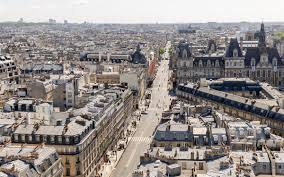
#> input picture backend/photo_test.jpg, 284 x 177 px; its folder holds only this picture in this run
$ python -i fractus_parallel.py   (imports and definitions only)
#> lines starting #> are read from the running program, lines starting #| are printed output that depends on the picture
#!/usr/bin/env python3
# -*- coding: utf-8 -*-
"""
fractus_parallel.py
-------------------
Transforme une image en vecteur de "scores fractals" avec option multi-résolution
et exécution parallèle sûre (macOS/Spawn-friendly).

- Entrée : chemin d'image OU numpy.ndarray (H,W[,C]) uint8/float
- Sortie : np.ndarray de shape (4097,) ou (12291,) si multi=True
- Parallélise par échelles (1.0, 0.5, 0.25) quand multi=True
- Évite tout test ambigu sur des ndarrays (pas de `if arr:`)
"""

from __future__ import annotations

import os
from typing import Iterable, Tuple, Optional, List

import numpy as np

try:
    import cv2  # pour chargement/resize rapide
    _HAS_CV2 = True
except Exception:
    _HAS_CV2 = False
    from PIL import Image

__all__ = ["fractus_transform_parallel", "compute_fractus_scores"]


# ------------------------------ Utils sûrs ------------------------------

def _load_image_any(img_or_path) -> np.ndarray:
    """
    Charge une image depuis un chemin OU retourne l'array si c'est déjà un ndarray.
    Retourne un grayscale float32 normalisé [0,1].
    """
#> called with img_or_path = 'photo_test.jpg'
    if img_or_path is None:
        raise ValueError("Image is None")

    if isinstance(img_or_path, np.ndarray):
        arr = img_or_path
        if arr.size == 0:
            raise ValueError("Empty ndarray provided")
        # convert to gray
        if arr.ndim == 3 and arr.shape[2] >= 3:
            if _HAS_CV2:
                gray = cv2.cvtColor(arr, cv2.COLOR_BGR2GRAY) if arr.shape[2] == 3 else cv2.cvtColor(arr[:, :, :3], cv2.COLOR_BGR2GRAY)
            else:
                # assume RGB
                gray = (0.299 * arr[..., 0] + 0.587 * arr[..., 1] + 0.114 * arr[..., 2]).astype(arr.dtype)
        elif arr.ndim == 2:
            gray = arr
        else:
            # mono-channel but unknown shape
            gray = np.squeeze(arr)
            if gray.ndim != 2:
                raise ValueError(f"Unsupported array shape: {arr.shape}")
    else:
        # path
        path = str(img_or_path)
        if not os.path.exists(path):
            raise FileNotFoundError(f"Image path not found: {path}")
        if _HAS_CV2:
            bgr = cv2.imread(path, cv2.IMREAD_COLOR)
#> bgr is the input picture: shape (177, 284, 3); mean B, G, R 138, 140.6, 147.1
            if bgr is None or bgr.size == 0:
                raise ValueError(f"Failed to read image with OpenCV: {path}")
            gray = cv2.cvtColor(bgr, cv2.COLOR_BGR2GRAY)
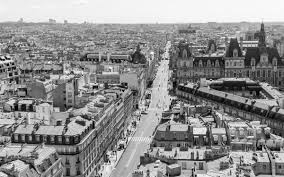
#> gray: shape (177, 284); min 0, max 255, mean 142.2
        else:
            with Image.open(path) as im:
                im = im.convert("L")
                gray = np.array(im)

    gray = gray.astype(np.float32)
    # normalisation robuste
    mn, mx = np.nanmin(gray), np.nanmax(gray)
#> mn = 0; mx = 255
    if not np.isfinite(mn) or not np.isfinite(mx) or mx <= mn:
        # fallback : juste scale /255 si plausible
        if gray.dtype != np.uint8:
            # tente une normalisation soft
            denom = (np.std(gray) + 1e-6)
            gray = (gray - np.mean(gray)) / denom
            gray = (gray - gray.min()) / max(1e-6, (gray.max() - gray.min()))
        else:
            gray = gray / 255.0
    else:
        gray = (gray - mn) / max(1e-6, (mx - mn))
    return gray


def _resize_gray(gray: np.ndarray, scale: float) -> np.ndarray:
    h, w = gray.shape
    nh, nw = max(8, int(h * scale)), max(8, int(w * scale))
    if _HAS_CV2:
        return cv2.resize(gray, (nw, nh), interpolation=cv2.INTER_AREA)
    else:
        from PIL import Image
        return np.array(Image.fromarray((gray * 255).astype(np.uint8)).resize((nw, nh), resample=Image.BILINEAR)).astype(np.float32) / 255.0


# ------------------------------ Core features ------------------------------

def _fft_polar_bins(gray: np.ndarray, rbins: int = 64, tbins: int = 64) -> np.ndarray:
    """
    FFT -> magnitude -> passage en coordonnées polaires -> pooling moyen dans
    rbins x tbins. Retourne un vecteur de longueur rbins*tbins + 1 (DC/global).

    Longueur = 4096 + 1 = 4097 (comme observé dans tes tests).
    """
#> called with rbins = 64, tbins = 64
    # fenêtre Hann pour réduire les effets de bord
    h, w = gray.shape
#> h = 177; w = 284
    hann_y = np.hanning(h).reshape(-1, 1)
    hann_x = np.hanning(w).reshape(1, -1)
    window = hann_y * hann_x
    g = gray * window
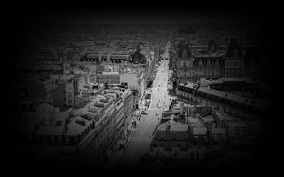
#> g: shape (177, 284) float64; min 0, max 0.876, mean 0.125

    # FFT
    F = np.fft.fftshift(np.fft.fft2(g))
    mag = np.abs(F).astype(np.float32)

    cy, cx = h // 2, w // 2
#> cy = 88; cx = 142
    y = (np.arange(h) - cy)[:, None]
#> y = 177 values from -88 to 88
    x = (np.arange(w) - cx)[None, :]
    r = np.sqrt(x * x + y * y)
    theta = np.arctan2(y, x)  # [-pi, pi]

    r_max = r.max() if r.size > 0 else 1.0
#> r_max = 167.1
    r_norm = np.clip(r / max(1e-6, r_max), 0.0, 1.0)
    t_norm = (theta + np.pi) / (2 * np.pi)  # [0,1]

    # indices de bins
    r_idx = np.minimum((r_norm * rbins).astype(np.int32), rbins - 1)
    t_idx = np.minimum((t_norm * tbins).astype(np.int32), tbins - 1)

    # pooling moyen par bin
    feat = np.zeros((rbins, tbins), dtype=np.float64)
    count = np.zeros((rbins, tbins), dtype=np.int64)
    # vectorisé
    for i in range(rbins):
        mask_r = (r_idx == i)
        if not np.any(mask_r):
            continue
        # pour chaque theta bin
        for j in range(tbins):
            m = mask_r & (t_idx == j)
            if np.any(m):
                vals = mag[m]
                feat[i, j] = vals.mean()
                count[i, j] = vals.size
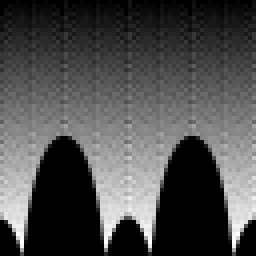
#> count: shape (64, 64) int64 (shown 4 times larger); min 0, max 41, mean 12.3; drawn with min black and max white
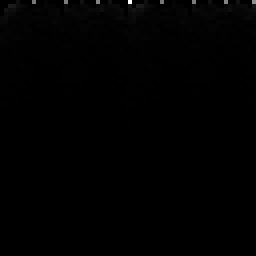
#> feat: shape (64, 64) float64 (shown 4 times larger); min 0, max 3335.2, mean 17.8; drawn with min black and max white

    vec = feat.flatten()
#> vec = 4096 values, max 3335.2 at index 32, min 0 at index 0, mean 17.76
    # normalise pour avoir des valeurs stables ~[0,1]
    vmax = float(np.max(vec)) if vec.size else 1.0
#> vmax = 3335.2
    if not np.isfinite(vmax) or vmax <= 0:
        vmax = 1.0
    vec = vec / vmax
#> vec = 4096 values, max 1 at index 32, min 0 at index 0, mean 0.00532

    # Ajoute un terme global (énergie moyenne) pour arriver à 4097
    global_mean = float(np.mean(mag) / (vmax + 1e-6))
#> global_mean = 0.0031
    vec4097 = np.concatenate(([global_mean], vec)).astype(np.float32)
#> vec4097 = 4097 values, max 1 at index 33, min 0 at index 1, mean 0.00532
    return vec4097


def compute_fractus_scores(gray: np.ndarray, multi: bool = False) -> np.ndarray:
    """
    Calcule les features fractals 4097 (mono) ou 3*4097 (multi).
    """
    if gray is None or gray.size == 0:
        raise ValueError("Invalid grayscale image: empty")

    # Toujours s'assurer 2D
    if gray.ndim != 2:
        raise ValueError(f"Expected 2D grayscale array, got shape {gray.shape}")

    if not multi:
        return _fft_polar_bins(gray, 64, 64)

    # multi-résolution : 1.0, 0.5, 0.25
    scales = [1.0, 0.5, 0.25]
    feats: List[np.ndarray] = []
    for s in scales:
        g = gray if abs(s - 1.0) < 1e-9 else _resize_gray(gray, s)
        feats.append(_fft_polar_bins(g, 64, 64))
    return np.concatenate(feats, axis=0).astype(np.float32)


# ------------------------------ Parallèle (spawn-safe) ------------------------------

def _compute_for_scale(args: Tuple[np.ndarray, float]) -> np.ndarray:
    gray, scale = args
    g = gray if abs(scale - 1.0) < 1e-9 else _resize_gray(gray, scale)
    return _fft_polar_bins(g, 64, 64)


def fractus_transform_parallel(
    img_or_path,
    workers: Optional[int] = None,
    multi: bool = False
) -> np.ndarray:
    """
    API externe :
      - img_or_path : chemin ou ndarray
      - workers     : nb de workers (par défaut: env FRACTUS_WORKERS ou nb de CPU)
      - multi       : True -> concat (1.0, 0.5, 0.25) => 12291 features

    Notes spawn/multiprocessing:
      - On parallélise par échelle (3 tâches au max), donc inutile d’allouer
        plus de 3 workers.
      - Fallback en mode séquentiel si ProcessPool indisponible.
    """
    gray = _load_image_any(img_or_path)
    # clamp taille minimale
    if min(gray.shape) < 8:
        gray = _resize_gray(gray, 8.0 / min(gray.shape))

    if not multi:
        # mode simple : calcule direct (évite overhead de spawn)
        return compute_fractus_scores(gray, multi=False)

    # multi-résolution -> au plus 3 tâches
    scales = [1.0, 0.5, 0.25]
    tasks = [(gray, s) for s in scales]
    max_w = max(1, min(len(tasks), _get_default_workers(workers)))

    try:
        # ProcessPoolExecutor est spawn-safe si utilisé depuis un module importé
        from concurrent.futures import ProcessPoolExecutor, as_completed
        results = [None] * len(tasks)
        with ProcessPoolExecutor(max_workers=max_w) as ex:
            futs = {ex.submit(_compute_for_scale, t): idx for idx, t in enumerate(tasks)}
            for f in as_completed(futs):
                idx = futs[f]
                results[idx] = f.result()
        # concat dans l’ordre des scales
        return np.concatenate(results, axis=0).astype(np.float32)
    except Exception:
        # fallback séquentiel
        feats = [ _compute_for_scale(t) for t in tasks ]
        return np.concatenate(feats, axis=0).astype(np.float32)


def _get_default_workers(user_workers: Optional[int]) -> int:
    if user_workers is not None and user_workers > 0:
        return int(user_workers)
    env = os.getenv("FRACTUS_WORKERS")
    if env and env.isdigit() and int(env) > 0:
        return int(env)
    try:
        import multiprocessing as mp
        return max(1, mp.cpu_count())
    except Exception:
        return 1


# ------------------------------ Debug local ------------------------------

# [8 lines not run here, left out]

>>> result = fractus_transform_parallel('photo_test.jpg')
#> result has the same summary as vec4097 in _fft_polar_bins
